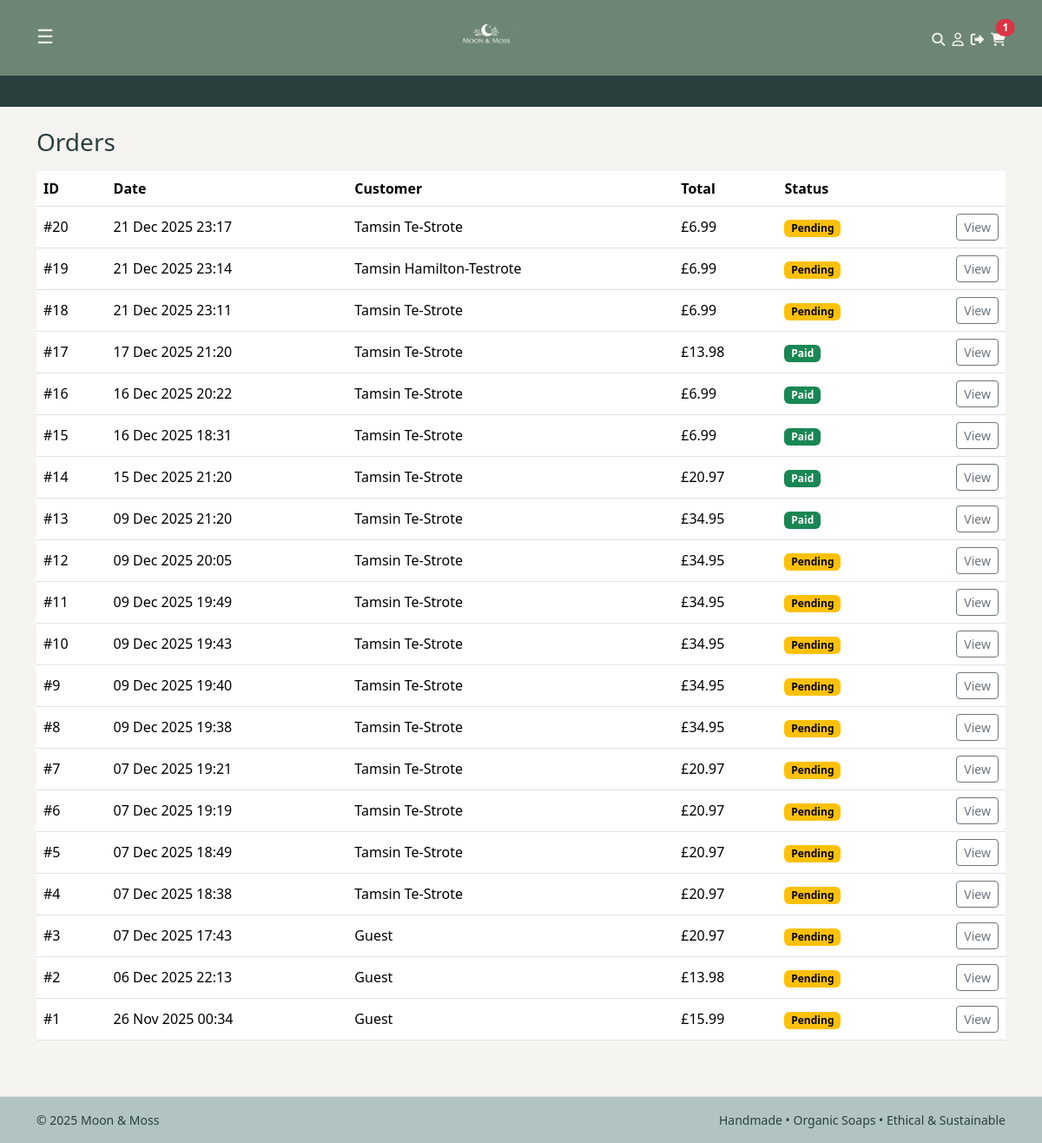
/owner/orders/ (signed in), run on the app's committed database.
### checkout/models.py (models this page shows, shortened)
class Order(models.Model):
    PENDING = "PENDING"
    PAID = "PAID"
    FAILED = "FAILED"
    NEW = "NEW"
    DISPATCHED = "DISPATCHED"
    DELIVERED = "DELIVERED"
    CANCELLED = "CANCELLED"
    STATUS_CHOICES = [
        (PENDING, "Pending"),
        (PAID, "Paid"),
        (FAILED, "Failed"),
    ]
    FULFILMENT_CHOICES = [
        (NEW, "New"),
        (DISPATCHED, "Dispatched"),
        (DELIVERED, "Delivered"),
        (CANCELLED, "Cancelled"),
    ]
    user = models.ForeignKey(
        settings.AUTH_USER_MODEL,
        on_delete=models.SET_NULL,
        null=True,
        blank=True,
        related_name="orders",
    )
    full_name = models.CharField(max_length=100, blank=True)
    email = models.EmailField(blank=True)
    address_line1 = models.CharField(max_length=255, blank=True)
    address_line2 = models.CharField(max_length=255, blank=True)
    city = models.CharField(max_length=100, blank=True)
    postcode = models.CharField(max_length=20, blank=True)
    status = models.CharField(
        max_length=10,
        choices=STATUS_CHOICES,
        default=PENDING,
    )
    total = models.DecimalField(max_digits=8, decimal_places=2)
    stripe_session_id = models.CharField(max_length=255, blank=True)
    created_at = models.DateTimeField(auto_now_add=True)
    stock_deducted = models.BooleanField(default=False)
    fulfilment_status = models.CharField(
        max_length=12,
        choices=FULFILMENT_CHOICES,
        default=NEW,
    )
    dispatched_at = models.DateTimeField(null=True, blank=True)
    delivered_at = models.DateTimeField(null=True, blank=True)
    cancelled_at = models.DateTimeField(null=True, blank=True)

### owner/views.py (the view)
# urls.py: path("orders/", views.my_orders, name="my_orders"),
@staff_member_required
def orders(request):
    qs = Order.objects.all().order_by("-created_at")
    return render(request, "owner/orders.html", {"orders": qs})

### cart/context_processors.py (called while the page is built)
def cart_count(request):
    cart = get_or_create_cart(request)
    try:
        count = sum(i.qty for i in cart.items.all())
    except Exception:
        count = 0
    return {"cart_count": count}

### cart/utils.py (called while the page is built)
def get_or_create_cart(request):
    if not request.session.session_key:
        request.session.create()
    request.session.set_expiry(60 * 60 * 24 * 14)
    session_key = request.session.session_key
    if request.user.is_authenticated:
        cart, _ = Cart.objects.get_or_create(
            user=request.user,
            defaults={"session_key": session_key},
        )
    else:
        cart, _ = Cart.objects.get_or_create(
            user=None,
            session_key=session_key,
        )
    return cart

### owner/templates/owner/orders.html
{% extends "base.html" %}
{% block content %}
<h1 class="h3 mb-3">Orders</h1>
<div class="table-responsive">
  <table class="table align-middle">
    <thead>
      <tr>
        <th>ID</th>
        <th>Date</th>
        <th>Customer</th>
        <th>Total</th>
        <th>Status</th>
        <th></th>
      </tr>
    </thead>
    <tbody>
      {% for o in orders %}
      <tr>
        <td>#{{ o.id }}</td>
        <td>{{ o.created_at|date:"d M Y H:i" }}</td>
        <td>{{ o.full_name|default:o.email|default:"Guest" }}</td>
        <td>£{{ o.total }}</td>
        <td>
          {% if o.status == "PAID" %}
            <span class="badge text-bg-success">Paid</span>
          {% elif o.status == "PENDING" %}
            <span class="badge text-bg-warning">Pending</span>
          {% else %}
            <span class="badge text-bg-danger">Failed</span>
          {% endif %}
        </td>
        <td class="text-end">
          <a class="btn btn-sm btn-outline-secondary" href="{% url 'owner_order_detail' o.id %}">View</a>
        </td>
      </tr>
      {% endfor %}
    </tbody>
  </table>
</div>
{% endblock %}

### static/css/main.css (style rules this page uses)
body { background-color: #f6f4f0; color: #333333; font-family: system-ui, -apple-system, BlinkMacSystemFont, "Segoe UI", sans-serif; }
h1, .h1, h2, .h2, h3, .h3 { color: #29403e; }
a { color: #29403e; }

### data on the page
Order: id "20", created_at "21 Dec 2025 23:17", full_name "Tamsin Te-Strote", total "6.99", status "Pending"
Order: id "19", created_at "21 Dec 2025 23:14", full_name "Tamsin Hamilton-Testrote", total "6.99", status "Pending"
Order: id "18", created_at "21 Dec 2025 23:11", full_name "Tamsin Te-Strote", total "6.99", status "Pending"
Order: id "17", created_at "17 Dec 2025 21:20", full_name "Tamsin Te-Strote", total "13.98", status "Paid"
Order: id "16", created_at "16 Dec 2025 20:22", full_name "Tamsin Te-Strote", total "6.99", status "Paid"
Order: id "15", created_at "16 Dec 2025 18:31", full_name "Tamsin Te-Strote", total "6.99", status "Paid"
Order: id "14", created_at "15 Dec 2025 21:20", full_name "Tamsin Te-Strote", total "20.97", status "Paid"
Order: id "13", created_at "09 Dec 2025 21:20", full_name "Tamsin Te-Strote", total "34.95", status "Paid"
Order: id "12", created_at "09 Dec 2025 20:05", full_name "Tamsin Te-Strote", total "34.95", status "Pending"
Order: id "11", created_at "09 Dec 2025 19:49", full_name "Tamsin Te-Strote", total "34.95", status "Pending"
Order: id "10", created_at "09 Dec 2025 19:43", full_name "Tamsin Te-Strote", total "34.95", status "Pending"
Order: id "9", created_at "09 Dec 2025 19:40", full_name "Tamsin Te-Strote", total "34.95", status "Pending"
Order: id "8", created_at "09 Dec 2025 19:38", full_name "Tamsin Te-Strote", total "34.95", status "Pending"
Order: id "7", created_at "07 Dec 2025 19:21", full_name "Tamsin Te-Strote", total "20.97", status "Pending"
Order: id "6", created_at "07 Dec 2025 19:19", full_name "Tamsin Te-Strote", total "20.97", status "Pending"
Order: id "5", created_at "07 Dec 2025 18:49", full_name "Tamsin Te-Strote", total "20.97", status "Pending"
Order: id "4", created_at "07 Dec 2025 18:38", full_name "Tamsin Te-Strote", total "20.97", status "Pending"
Order: id "3", created_at "07 Dec 2025 17:43", full_name "Guest", total "20.97", status "Pending"
Order: id "2", created_at "06 Dec 2025 22:13", full_name "Guest", total "13.98", status "Pending"
Order: id "1", created_at "26 Nov 2025 00:34", full_name "Guest", total "15.99", status "Pending"

### other printed values
{{ cart_count|default:0 }} "1"
{{ now|default:"2025" }} "2025"
